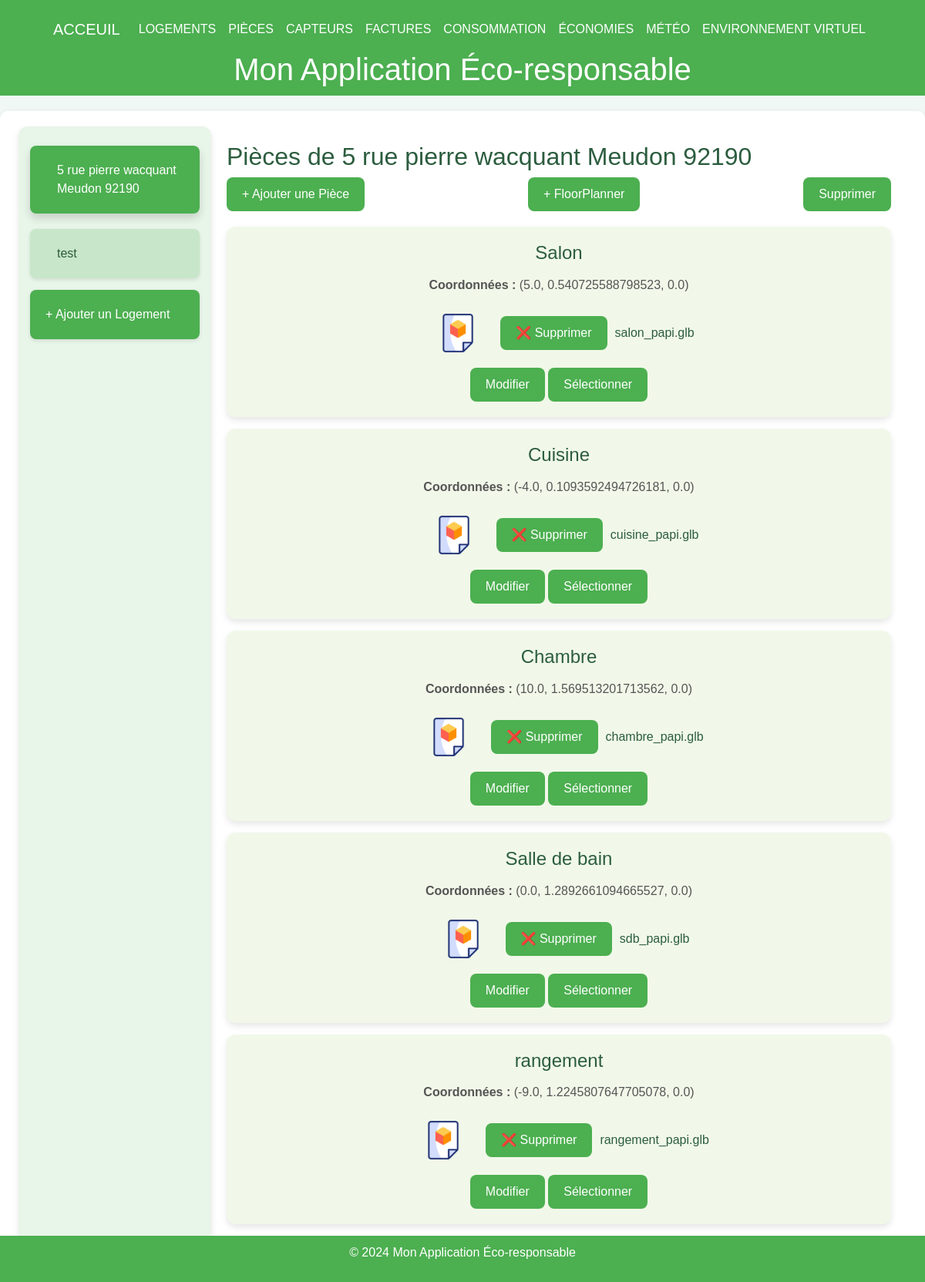
Before: /rooms/1 with the older database file.
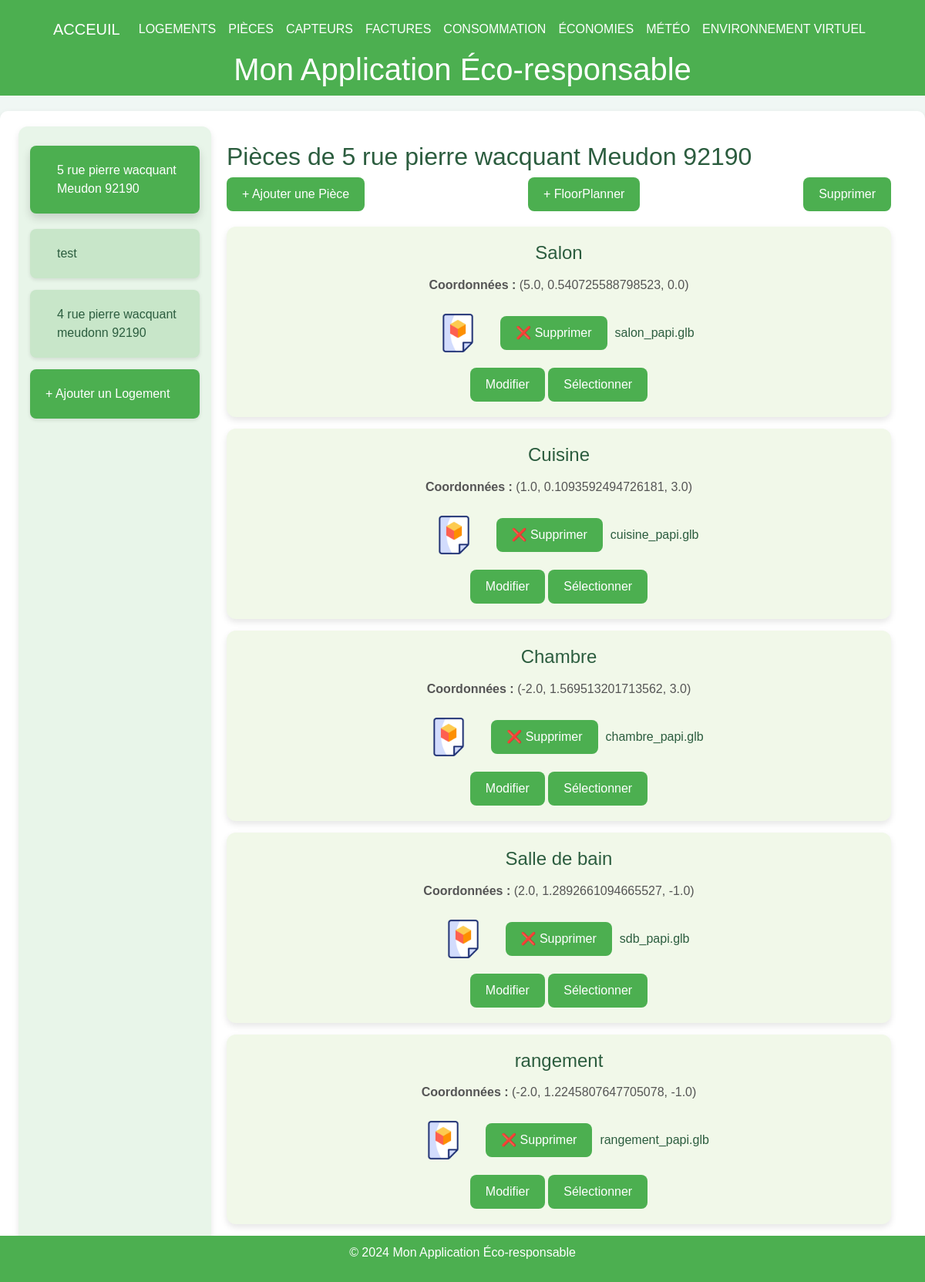
After: the same page with the newer database file.
### tables this page shows
CREATE TABLE Housing (
housing_id INTEGER PRIMARY KEY, -- Identifiant unique pour chaque logement
address VARCHAR(255), -- Adresse du logement
phone_number VARCHAR(20), -- NumÃ©ro de contact pour le logement
ip_address VARCHAR(15), -- Adresse IP associÃ©e au logement
insert_date TIMESTAMP DEFAULT CURRENT_TIMESTAMP -- Horodatage de l'ajout de l'enregistrement
);

CREATE TABLE Room (
    room_id INTEGER PRIMARY KEY, 
    housing_id INTEGER,
    name VARCHAR(100),
    x FLOAT,
    y FLOAT,
    z FLOAT,
    gltf_model VARCHAR(100) DEFAULT NULL,  -- Fix here: Comma instead of semicolon
    FOREIGN KEY (housing_id) REFERENCES Housing(housing_id)
);

### main.py (the view)
@app.get("/rooms/{housing_id}", response_class=HTMLResponse)
def get_rooms_for_housing(request: Request, housing_id: int):
    conn = get_db_connection()
    logements = conn.execute("SELECT housing_id, address FROM Housing").fetchall()
    rooms = conn.execute("SELECT * FROM Room WHERE housing_id = ?", (housing_id,)).fetchall()
    logement_address = next((logement["address"] for logement in logements if logement["housing_id"] == housing_id), "Logement par Défaut")
    conn.close()
    logements_list = [dict(logement) for logement in logements]
    rooms_list = [dict(room) for room in rooms]
    return templates.TemplateResponse("rooms.html", {
        "request": request,
        "logements": logements_list,
        "rooms": rooms_list,
        "selected_id": housing_id,
        "selected_logement_address": logement_address
    })

### templates/rooms.html (shortened to what this page needs)
{% extends "layout.html" %}
{% block content %}
<div class="container-fluid">
    <div class="menu">
        {% for logement in logements %}
        <div class="menu-item {% if selected_id == logement.housing_id %}active{% endif %}"
            onclick="location.href='/rooms/{{ logement.housing_id }}'">
            {{ logement.address }}
        </div>
        {% endfor %}
        <div class="menu-item" style="background-color: #4caf50; color: white;"
                  onclick="location.href='https://localhost:8000/logements'">
                  + Ajouter un Logement
            </div>
    </div>
    <div class="content">
        <h2>Pièces de {{ selected_logement_address or 'Logement par Défaut' }}</h2>
        <div class="actions">
            <button class="btn" onclick="openAddModal()">+ Ajouter une Pièce</button>
            <button class="btn" onclick="location.href='https://localhost:8000/floormap/{{ selected_id }}'">
                + FloorPlanner
            </button>            <button class="btn" onclick="deleteSelected()">Supprimer</button>
        </div>
        {% if rooms %}
        {% for room in rooms %}
        <div class="tile" id="tile-{{ room.room_id }}">
            <h3>{{ room.name }}</h3>
            <p><strong>Coordonnées :</strong> ({{ room.x }}, {{ room.y }}, {{ room.z }})</p>
            <div style="margin-top: 10px; display: flex; align-items: center; gap: 10px;">
                <label id="file-label-{{ room.room_id }}" for="gltf-upload-{{ room.room_id }}"
                    class="custom-file-upload btn" {% if room.gltf_model %}style="background-color: transparent;" {%
                    endif %}>
                    <div class="file-icon-container">
                        <img src="/static/icons/3d-file-static.png" alt="3D Static" class="file-icon static-img">
                    </div>
                </label>
                <button id="delete-btn-{{ room.room_id }}" class="btn"  onclick="deleteFile('{{ room.room_id }}')">
                    ❌ Supprimer
                </button>
                <span id="file-name-{{ room.room_id }}">
                    {% if room.gltf_model %} {{ room.gltf_model.split('/')[-1] }} {% else %} Aucun fichier choisi {%
                    endif %}
                </span>
            </div>
            <div style="margin-top: 10px;">
                <button class="btn"
                    onclick="openEditModal('{{ room.room_id }}', '{{ room.name }}', '{{ room.x }}', '{{ room.y }}', '{{ room.z }}')">
                    Modifier
                </button>
                <button class="btn" onclick="toggleSelection('{{ room.room_id }}')">Sélectionner</button>
            </div>
        </div>
        {% endfor %}
        {% else %}
        <p>Aucune pièce trouvée pour ce logement.</p>
        {% endif %}
    </div>
</div>
{% endblock %}

Changed rows visible on the page:
added Housing: address "4 rue pierre wacquant meudonn 92190"
changed Room "Cuisine": x "-4.0" → "1.0"; z "0.0" → "3.0"
changed Room "Chambre": x "10.0" → "-2.0"; z "0.0" → "3.0"
changed Room "Salle de bain": x "0.0" → "2.0"; z "0.0" → "-1.0"
changed Room "rangement": x "-9.0" → "-2.0"; z "0.0" → "-1.0"
